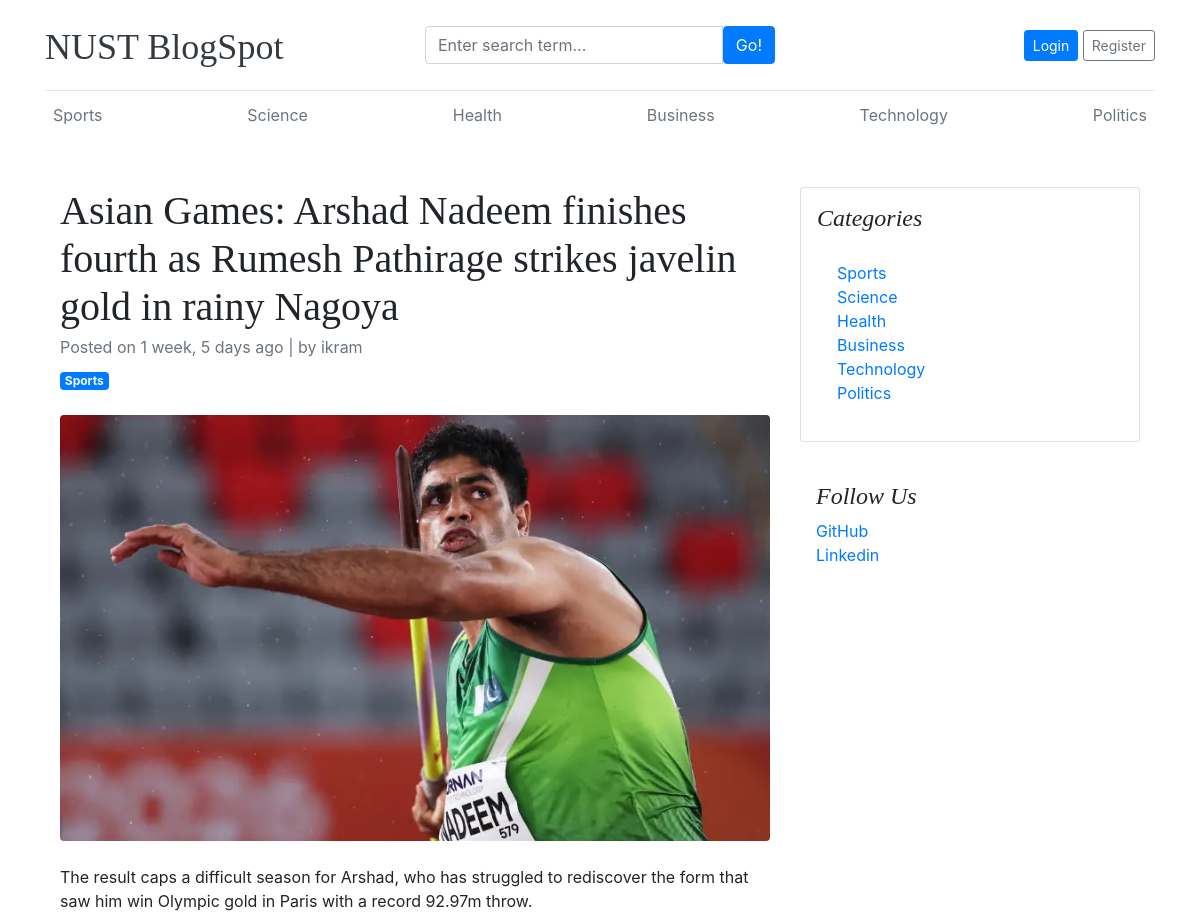
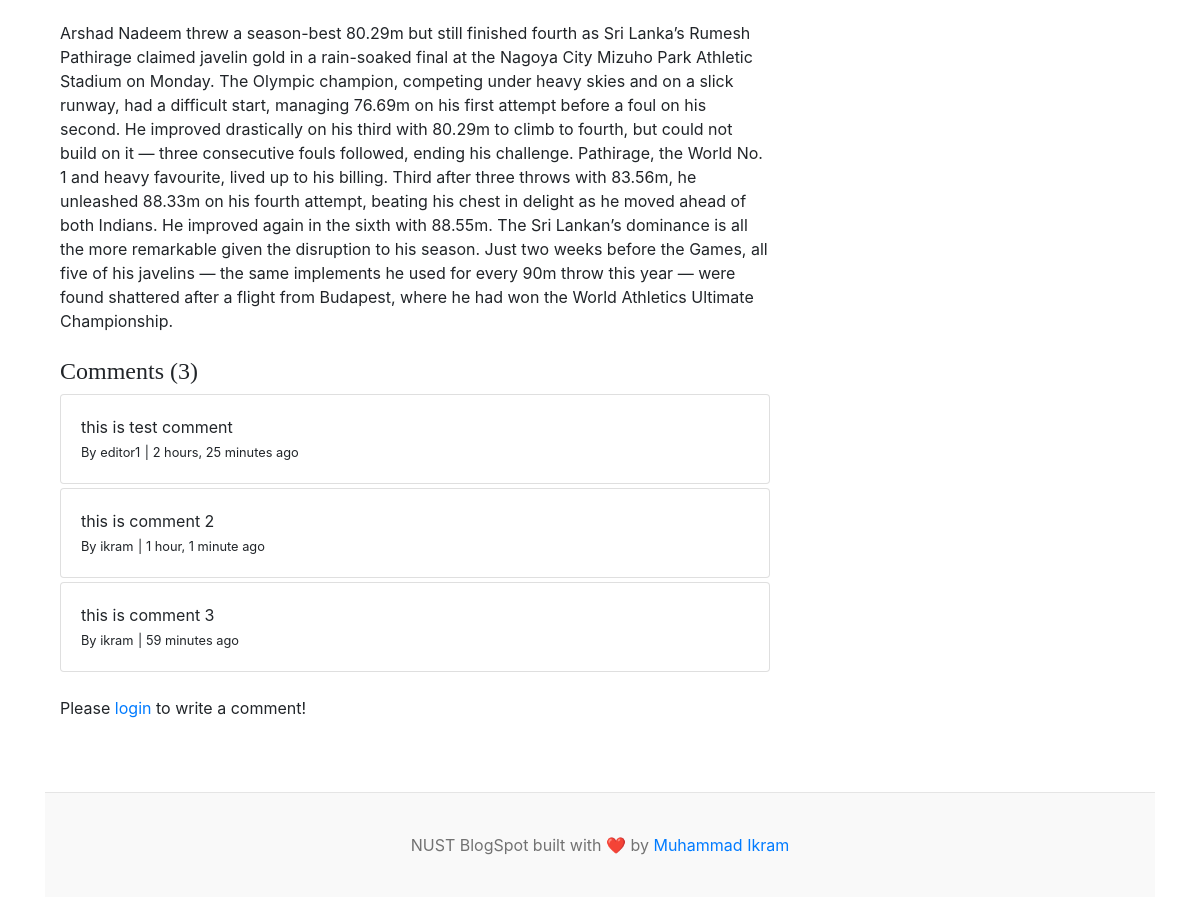
Screenshot of /blogs/asian-games-arshad-nadeem-finishes-fourth-as-rumesh-pathirage-strikes-javelin-gold-in-rainy-nagoya/ with the database file from the repository (2 pictures, top to bottom).
### blog/models.py (models this page shows, shortened)
class Category(models.Model):
    category_name = models.CharField(max_length=50, unique=True)
    created_at = models.DateTimeField(auto_now_add=True)
    updated_at = models.DateTimeField(auto_now=True)
    class Meta:
        verbose_name_plural = 'categories'
    def __str__(self):
        return self.category_name

class Blog(models.Model):
    title = models.CharField(max_length=100)
    slug = models.SlugField(max_length=150, unique=True, blank=True)
    category = models.ForeignKey(Category, on_delete=models.CASCADE)
    author = models.ForeignKey(User, on_delete=models.CASCADE)
    featured_image = models.ImageField(upload_to='uploads/%Y/%m/%d')
    short_description = models.TextField(max_length=500)
    body = models.TextField(max_length=2000)
    status = models.CharField(max_length=20, choices=STATUS_CHOICES, default="Draft")
    is_featured = models.BooleanField(default=False)
    created_at = models.DateTimeField(auto_now_add=True)
    updated_at = models.DateTimeField(auto_now=True)

class Comment(models.Model):
    user = models.ForeignKey(User, on_delete=models.CASCADE)
    blog = models.ForeignKey(Blog, on_delete=models.CASCADE)
    comment = models.TextField(max_length=250)
    created_at = models.DateTimeField(auto_now_add=True)
    updated_at = models.DateTimeField(auto_now=True)
    def __str__(self):
        return self.comment

### socials/models.py (models this page shows, shortened)
class SocialLink(models.Model):
    platform = models.CharField(max_length=30)
    link = models.URLField(max_length=100)
    created_at = models.DateTimeField(auto_now_add=True)
    updated_at = models.DateTimeField(auto_now=True)

### blog/views.py (the view, shortened to what this page needs)
# urls.py: path('blogs/<slug:slug>/', BlogView.blogs, name='blogs'),
def blogs(request, slug):
    single_blog = get_object_or_404(Blog, slug=slug, status='Published')
    comments = Comment.objects.filter(blog=single_blog)
    comments_count = comments.count()
    context = {
        'single_blog': single_blog,
        'comments' : comments,
        'comments_count' : comments_count,
    }
    return render(request, 'blogs.html', context)

### blog/context_processors.py (called while the page is built)
def get_categories(request):
    categories = Category.objects.all()
    return dict(categories = categories)

def get_social_links(request):
    social_links = SocialLink.objects.all()
    return dict(social_links = social_links)

### templates/blogs.html
{% extends 'base.html' %}
{% block content %}
<div class="container mt-5">
    <div class="row">
        <div class="col-lg-8">
            <article>
                <header class="mb-4">
                    <h1 class="fw-bolder mb-1">{{single_blog.title}}</h1>
                    <div class="text-muted fst-italic mb-2">Posted on {{single_blog.created_at | timesince}} ago | by
                        {{single_blog.author}}</div>
                    <a class="badge bg-primary text-decoration-none text-light" href="#!">{{single_blog.category}}</a>
                </header>
                <figure class="mb-4"><img class="img-fluid rounded" src="{{single_blog.featured_image.url}}"
                        alt="..." /></figure>
                <section class="mb-5">
                    <p class="fs-5 mb-4">{{single_blog.short_description}}</p>
                    <p class="fs-5 mb-4">{{single_blog.body}}</p>
                     <h4>Comments ({{comments_count}})</h4>
                        {% if comments %}
                            {% for comment in comments %}
                            <div class="card mt-1">
                                <div class="card-body">
                                    <p class="card-text mb-0">{{comment}}</p>
                                    <span>
                                        <small>By {{comment.user}}</small>
                                        <small> | {{comment.created_at | timesince}} ago</small>
                                    </span>
                                </div>
                            </div>
                            {% endfor %}
                        {% else %}
                        No comments yet
                        {% endif %}
                        <br>
                        <div class="form-group">
                            {% if user.is_authenticated %}
                            <form action="" method="POST">
                                {% csrf_token %}
                                <div class="form-group">
                                    <textarea name="comment" placeholder="Write your comment" class="form-control"></textarea>
                                    <input type="submit" value="Submit" class="btn btn-primary mt-2">
                                </div>
                            </form>
                            {% else %}
                            <p>Please <span><a href="{% url 'login' %}">login</a></span> to write a comment!</p>
                            {% endif %}
                        </div>
                </section>
            </article>
        </div>
        <div class="col-lg-4">
            <div class="card mb-4 p-3">
                <h4 class="font-italic">Categories</h4>
                <div class="card-body">
                    <div class="row">
                        <div class="col-sm-6">
                            <ul class="list-unstyled mb-0">
                                {% for cat in categories %}
                                <li><a href="{% url 'posts_by_category' cat.id %}">{{cat.category_name}}</a></li>
                                {% endfor %}
                            </ul>
                        </div>
                    </div>
                </div>
            </div>
            {% if social_links %}
            <div class="p-3">
                <h4 class="font-italic">Follow Us</h4>
                <ol class="list-unstyled">
                    {% for i in social_links %}
                    <li><a href="{{ i.link }}" target="_blank">{{ i.platform }}</a></li>
                    {% endfor %}
                </ol>
            </div>
            {% endif %}
        </div>
    </div>
</div>
{% endblock %}

### templates/base.html (shortened to what this page needs)
{% load static %}
<!DOCTYPE html>
<html lang="en">
<head>
    <link href="https://getbootstrap.com/docs/4.0/dist/css/bootstrap.min.css" rel="stylesheet">
    <link href="{% static 'css/blog.css' %}" rel="stylesheet">
    <link rel="stylesheet" href="https://cdnjs.cloudflare.com/ajax/libs/font-awesome/4.7.0/css/font-awesome.min.css">
</head>
<body>
    <div class="container">
        <header class="blog-header py-3">
            <div class="row flex-nowrap justify-content-between align-items-center">
                <div class="col-4 pt-1">
                    <a class="blog-header-logo text-dark" href="/">NUST BlogSpot</a>
                </div>
                <div class="col-4">
                    <form action="{% url 'search' %}" method="GET">
                        <div class="input-group">
                        <input class="form-control" type="text" name="keyword" value="{{ keyword }}" placeholder="Enter search term..."
                            aria-label="Enter search term..." aria-describedby="button-search" />
                        <button type="submit" class="btn btn-primary" id="button-search" type="button">Go!</button>
                    </div>
                    </form>
                </div>
                <div class="col-4 d-flex justify-content-end align-items-center">
                    {% if not user.is_authenticated %}
                    <a class="btn btn-sm btn-primary" href="{% url 'login' %}">Login</a> &nbsp;
                    <a class="btn btn-sm btn-outline-secondary" href="{% url 'register' %}">Register</a>
                    {% else %}
                        <span><a href="{% url 'dashboard' %}">Dashboard</a></span>
                        &nbsp;
                        &nbsp;
                        &nbsp;
                        <span><a href="{% url 'logout' %}">Logout</a></span>
                    {% endif %}
                </div>
            </div>
        </header>
        <div class="nav-scroller py-1 mb-2">
            <nav class="nav d-flex justify-content-between">
                {% for cat in categories %}
                <a class="p-2 text-muted" href="{% url 'posts_by_category' cat.id %}">{{cat.category_name}}</a>
                {% endfor %}
            </nav>
        </div>
        {% block content %}
        {% endblock %}
         <br>
        <footer class="blog-footer">
            <p>NUST BlogSpot built with ❤️ by <a href="#">Muhammad Ikram</a></p>
        </footer>
</body>
</html>

### blog_main/static/css/blog.css (style rules this page uses)
.blog-header { border-bottom: 1px solid #e5e5e5; }
.blog-header-logo { font-family: "Playfair Display", Georgia, "Times New Roman", serif; font-size: 2.25rem; }
h1, h2, h3, h4, h5, h6 { font-family: "Playfair Display", Georgia, "Times New Roman", serif; }
.blog-footer { padding: 2.5rem 0; color: #727272; text-align: center; background-color: #f9f9f9; border-top: .05rem solid #e5e5e5; }
.blog-footer p:last-child { margin-bottom: 0; }

### rows the page displays
Category: category_name "Sports"
Category: category_name "Science"
Category: category_name "Health"
Category: category_name "Business"
Category: category_name "Technology"
Category: category_name "Politics"
Blog: title "Asian Games: Arshad Nadeem finishes fourth as Rumesh Pathirage strikes javelin gold in rainy Nagoya", created_at "1 week, 5 days", author "ikram", category "Sports", featured_image (picture), short_description "The result caps a difficult season for Arshad, who has struggled to rediscover the form that saw him win Olympic gold in Paris with a record 92.97m throw.", body "Arshad Nadeem threw a season-best 80.29m but still finished fourth as Sri Lanka’s Rumesh Pathirage claimed javelin gold in a rain-soaked final at the Nagoya City Mizuho Park Athletic Stadium on Monday. The Olympic champion, competing under heavy skies and on a slick runway, had a difficult start, managing 76.69m on his first attempt before a foul on his second. He improved drastically on his third with 80.29m to climb to fourth, but could not build on it — three consecutive fouls followed, ending his challenge. Pathirage, the World No. 1 and heavy favourite, lived up to his billing. Third after three throws with 83.56m, he unleashed 88.33m on his fourth attempt, beating his chest in delight…"
Comment: comment "this is test comment", user "editor1", created_at "2 hours, 25 minutes"
Comment: comment "this is comment 2", user "ikram", created_at "1 hour, 1 minute"
Comment: comment "this is comment 3", user "ikram", created_at "59 minutes"
SocialLink: platform "GitHub"
SocialLink: platform "Linkedin"

### other values shown
{{ comments_count }} "3"
